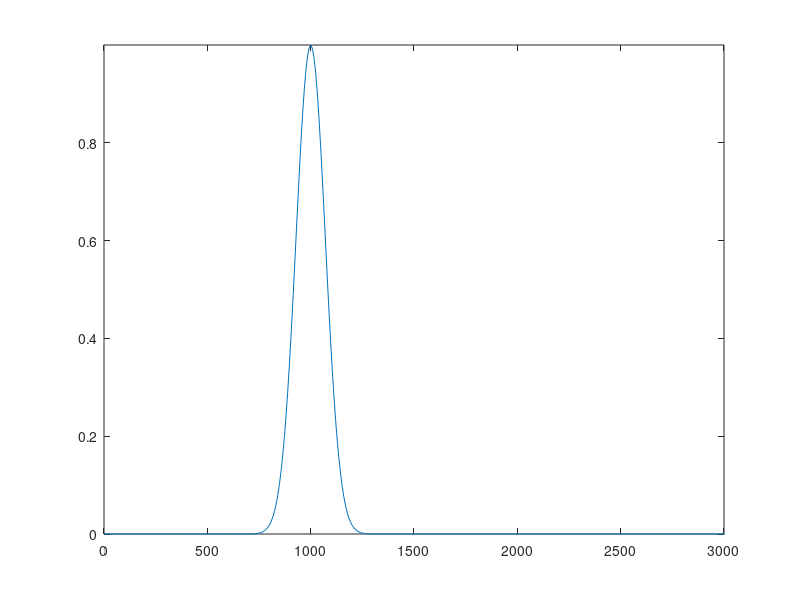
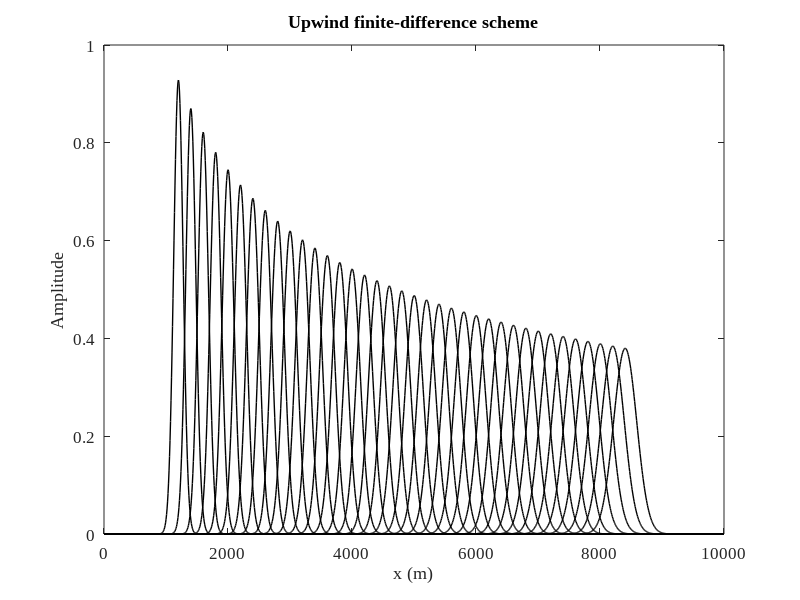

MATLAB code to generate these figures, in order:

clear
close all

% Preparation for the DG wave equation
%
% Advection equation
%
% d/dt v + c d/dx v = g 

% plot pars
lw=1;
fs=12;

% Setup
nx=1250;
c=2500; % acoustic velocity in m/s
xmax=10000;  % in m 
eps=.5; % CFL
tmax=3;  % simulation time in s
isnap=50;
is=floor(nx-10); % Source location
sig=100;
x0=1000;

% Space
x=linspace(0,xmax,nx);
dx=min(diff(x));

% use wave based CFL criterion
dt=eps*dx/c; % calculate tim step from stability criterion

% Simulation time
nt=floor(tmax/dt);



%Spatial initial condition
sx=exp(-1./sig^2*(x-x0).^2);

figure
plot(x,sx)
axis([0 3*x0 -Inf Inf])

% Initialize fields
vnew=x*0;
v=vnew;
dv=v;


% Solution with finite differences

% initial condition
vnew=sx;

figure
for i=1:nt;
    
    v=vnew;
    for j=2:nx-1,
        
        % forward (upwind) (c < 0)
        dv(j)=(v(j)-v(j-1))/dx;
        % centered
        %dv(j)=(v(j+1)-v(j-1))/(2*dx);
    end
    % time extrapolation
    vnew=v-dt*c*dv;
    
    % Plotting
    if rem(i,isnap)==0,
        plot(x,vnew,'k-','LineWidth',lw), hold on
        xlabel(' x (m) ')
        ylabel(' Amplitude ')
        title(' Upwind finite-difference scheme ')
        set(gca,'Fontsize',fs,'FontName','Times New Roman')
        drawnow 
    end
end
    
        
